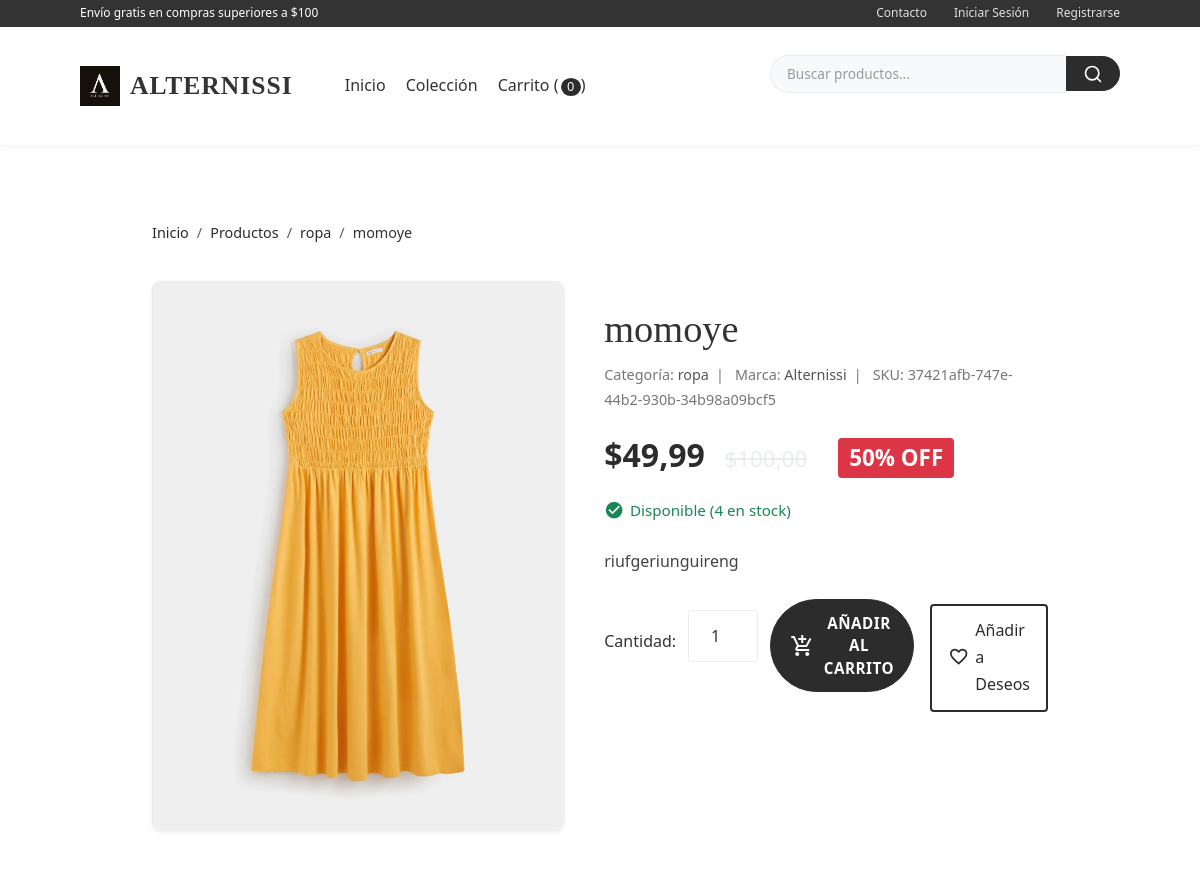
The page /producto/1/momoye/ (upper part) on the database as committed earlier.
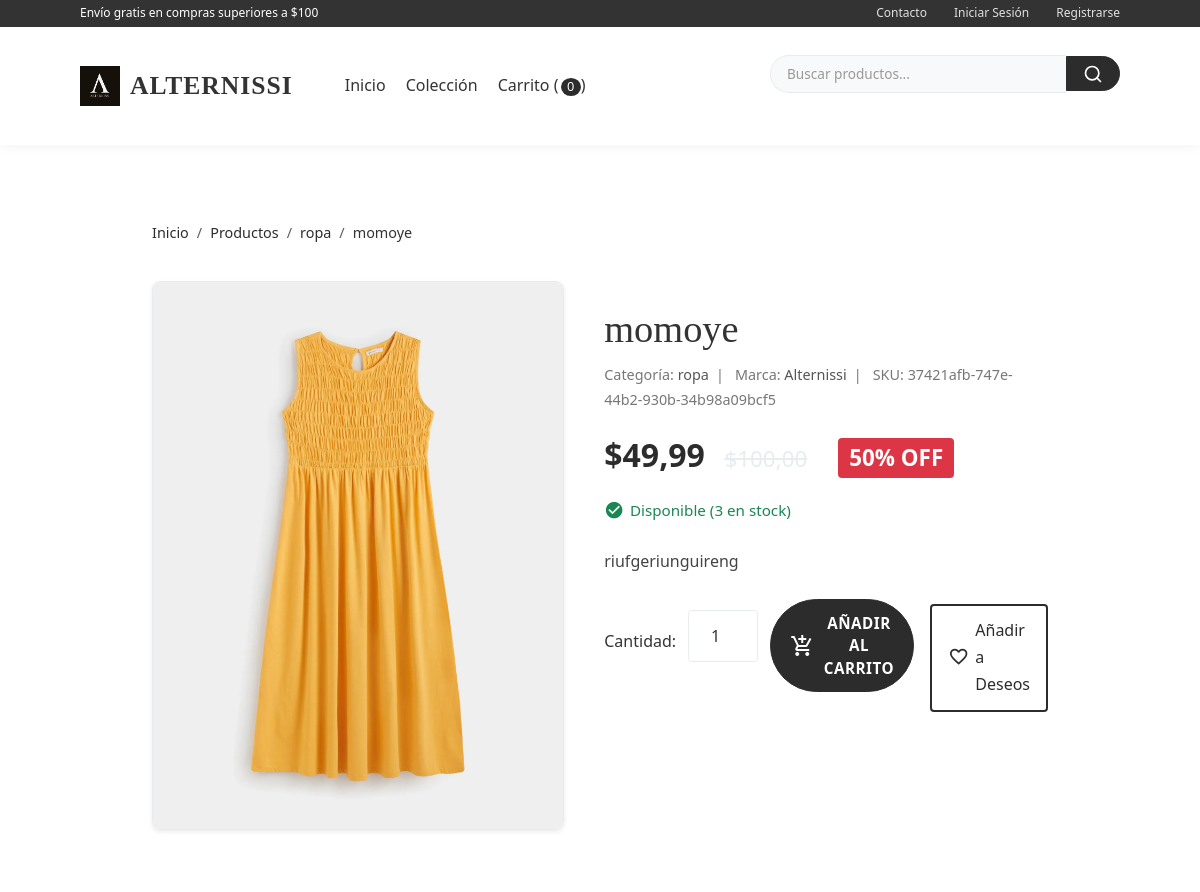
The same page on the database as committed later.
### post/models.py (models this page shows, shortened)
class TimeStampedModel(models.Model):
    creado = models.DateTimeField(auto_now_add=True, db_index=True)
    actualizado = models.DateTimeField(auto_now=True)
    class Meta:
        abstract = True

class Producto(TimeStampedModel):
    class Talla(models.TextChoices):
        XS = 'XS', 'Extra Small'
        S = 'S', 'Small'
        M = 'M', 'Medium'
        L = 'L', 'Large'
        XL = 'XL', 'Extra Large'
        XXL = 'XXL', 'Extra Extra Large'
        U = 'U', 'Única'
    class Genero(models.TextChoices):
        HOMBRE = 'H', 'Hombre'
        MUJER = 'M', 'Mujer'
        UNISEX = 'U', 'Unisex'
        NINO = 'N', 'Niño'
    nombre = models.CharField(max_length=200)
    slug = models.SlugField(max_length=200, unique=True, allow_unicode=True)
    sku = models.CharField(max_length=50, unique=True, editable=False, default=generar_sku)
    descripcion = models.TextField()
    caracteristicas = models.JSONField(default=dict, blank=True)  # Django 5.0+ feature
    precio = models.DecimalField(max_digits=12, decimal_places=2)
    precio_descuento = models.DecimalField(
        max_digits=12,
        decimal_places=2,
        blank=True,
        null=True,
        help_text="Si se especifica, será el precio mostrado como oferta."
    )
    categoria = models.ForeignKey(
        Categoria,
        related_name='productos',
        on_delete=models.PROTECT
    )
    marca = models.ForeignKey(
        Marca,
        related_name='productos',
        on_delete=models.SET_NULL,
        null=True,
        blank=True
    )
    talla = models.CharField(
        max_length=4,
        choices=Talla.choices,
        default=Talla.U
    )
    genero = models.CharField(
        max_length=1,
        choices=Genero.choices,
        default=Genero.UNISEX
    )
    color = models.CharField(max_length=50)
    material = models.CharField(max_length=100)
    stock = models.PositiveIntegerField()
    disponible = models.BooleanField(default=True)
    destacado = models.BooleanField(default=False)
    nuevo = models.BooleanField(default=False)
    etiquetas = models.ManyToManyField('EtiquetaProducto', blank=True)
    class Meta:
        ordering = ['-creado']
        indexes = [
            models.Index(fields=['nombre']),
            models.Index(fields=['precio']),
            models.Index(fields=['disponible']),
            models.Index(fields=['destacado']),
            models.Index(fields=['nuevo']),
            models.Index(fields=['categoria', 'disponible']),
        ]
        constraints = [
            models.CheckConstraint(
                check=Q(precio__gte=0),
                name='precio_positivo'
            ),
            models.CheckConstraint(
                check=Q(precio_descuento__isnull=True) | Q(precio_descuento__lt=F('precio')),
                name='descuento_valido'
            ),
        ]
    def get_absolute_url(self):
        return reverse('tienda:detalle_producto', args=[self.id, self.slug])
    @property
    def tiene_descuento(self):
        return self.precio_descuento is not None and self.precio_descuento < self.precio
    @property
    def precio_actual(self):
        return self.precio_descuento if self.tiene_descuento else self.precio
    @property
    def porcentaje_descuento(self):
        if self.tiene_descuento:
            return int(100 - (self.precio_descuento * 100 / self.precio))
        return 0

class Categoria(TimeStampedModel):
    nombre = models.CharField(max_length=100, unique=True)
    slug = models.SlugField(max_length=100, unique=True, allow_unicode=True)
    descripcion = models.TextField(blank=True)
    imagen = models.ImageField(upload_to='categorias/', blank=True, null=True)
    activo = models.BooleanField(default=True)
    orden = models.PositiveIntegerField(default=0)
    class Meta:
        verbose_name = 'categoría'
        verbose_name_plural = 'categorías'
        ordering = ['orden', 'nombre']
        indexes = [
            models.Index(fields=['nombre']),
            models.Index(fields=['activo']),
        ]
    def get_absolute_url(self):
        return reverse('tienda:productos_por_categoria', args=[self.slug])

class ImagenProducto(TimeStampedModel):
    producto = models.ForeignKey(
        Producto,
        related_name='imagenes',
        on_delete=models.CASCADE
    )
    imagen = models.ImageField(
        upload_to='productos/',
        help_text="Imagen del producto (recomendado 800x800px)"
    )
    orden = models.PositiveIntegerField(default=0)
    principal = models.BooleanField(default=False)
    alt_text = models.CharField(
        max_length=125,
        blank=True,
        help_text="Texto alternativo para accesibilidad (SEO)"
    )
    class Meta:
        ordering = ['orden']
        verbose_name = 'imagen de producto'
        verbose_name_plural = 'imágenes de producto'
        constraints = [
            models.UniqueConstraint(
                fields=['producto', 'principal'],
                condition=Q(principal=True),
                name='unica_imagen_principal'
            )
        ]

class Marca(TimeStampedModel):
    nombre = models.CharField(max_length=100, unique=True)
    slug = models.SlugField(max_length=100, unique=True, allow_unicode=True)
    descripcion = models.TextField(blank=True)
    logo = models.ImageField(upload_to='marcas/', blank=True, null=True)
    activo = models.BooleanField(default=True)
    sitio_web = models.URLField(blank=True)
    class Meta:
        ordering = ['nombre']
        verbose_name_plural = 'marcas'
        indexes = [
            models.Index(fields=['nombre']),
            models.Index(fields=['activo']),
        ]

### post/views.py (the view)
# urls.py: path('producto/<int:pk>/<str:slug>/', views.DetalleProductoView.as_view(), name='detalle_producto'),
class DetalleProductoView(DetailView):
    model = Producto
    template_name = 'post/detalle_producto.html' # Corrected path
    context_object_name = 'producto'
    def get_queryset(self):
        return super().get_queryset().filter(disponible=True).select_related('categoria', 'marca').prefetch_related('imagenes').annotate(
            annotated_avg_rating=Avg('resenas__calificacion', filter=Q(resenas__aprobado=True)),
            annotated_count_reviews=Count('resenas', filter=Q(resenas__aprobado=True))
        )
    def get_context_data(self, **kwargs):
        context = super().get_context_data(**kwargs)
        producto = self.get_object()
        from .models import Pedido
        resenas = producto.resenas.filter(aprobado=True).select_related('cliente').annotate(
            compra_verificada=Exists(
                Pedido.objects.filter(
                    cliente=OuterRef('cliente'),
                    detalles__producto=OuterRef('producto'),
                    estado=Pedido.Estado.COMPLETADO
                )
            )
        )
        context['resenas'] = resenas
        context['resena_form'] = ResenaForm()
        context['productos_relacionados'] = Producto.objects.filter(
            categoria=producto.categoria,
            disponible=True
        ).exclude(id=producto.id).prefetch_related('imagenes').annotate(
            annotated_avg_rating=Avg('resenas__calificacion', filter=Q(resenas__aprobado=True)),
            annotated_count_reviews=Count('resenas', filter=Q(resenas__aprobado=True))
        )[:4]
        return context

### post/forms.py
class ResenaForm(forms.ModelForm):
    class Meta:
        model = Resena
        fields = ('titulo', 'comentario', 'calificacion')
        widgets = {
            'titulo': forms.TextInput(attrs={'class': 'form-control', 'placeholder': 'Ej: Excelente producto'}),
            'comentario': forms.Textarea(attrs={'rows': 5, 'class': 'form-control', 'placeholder': 'Cuéntanos tu experiencia...'}),
            'calificacion': forms.RadioSelect(choices=[(i, f'{i} estrellas') for i in range(1, 6)]),
        }

### post/context_processors.py (called while the page is built)
def tienda_config_processor(request):
    config = ConfiguracionTienda.obtener_configuracion()
    moneda_simbolo_global = '$'
    if config and hasattr(config, 'simbolo_moneda') and config.simbolo_moneda:
        moneda_simbolo_global = config.simbolo_moneda
    return {
        'tienda_config': config,
        'moneda_simbolo_global': moneda_simbolo_global
    }

### post/models.py (called while the page is built)
    @classmethod
    def obtener_configuracion(cls):
        return cls.objects.filter(activo=True).first()

### post/templates/post/detalle_producto.html (shortened to what this page needs)
{% extends "post/base.html" %}
{% load static %}
{% load humanize %}
{% block content %}
<div class="container mt-4">
    <nav aria-label="breadcrumb">
        <ol class="breadcrumb">
            <li class="breadcrumb-item"><a href="{% url 'tienda:inicio' %}">Inicio</a></li>
            <li class="breadcrumb-item"><a href="{% url 'tienda:lista_productos' %}">Productos</a></li>
            {% if producto.categoria %}
            <li class="breadcrumb-item"><a href="{{ producto.categoria.get_absolute_url }}">{{ producto.categoria.nombre }}</a></li>
            {% endif %}
            <li class="breadcrumb-item active" aria-current="page">{{ producto.nombre }}</li>
        </ol>
    </nav>
    <div class="product-detail-layout">
        <div class="product-detail__image-gallery">
            <div class="main-image">
                {% if producto.imagenes.first %}
                    <img src="{{ producto.imagenes.first.imagen.url }}" alt="{{ producto.imagenes.first.alt_text|default:producto.nombre }}" id="mainProductImage">
                {% else %}
                    <img src="{% static 'post/images/placeholder.png' %}" alt="Imagen no disponible" id="mainProductImage">
                {% endif %}
            </div>
        </div>
        <div class="product-detail__info">
            <h1>{{ producto.nombre }}</h1>
            <div class="product-detail__meta">
                {% if producto.categoria %}
                    <span>Categoría: <a href="{{ producto.categoria.get_absolute_url }}">{{ producto.categoria.nombre }}</a></span>
                {% endif %}
                {% if producto.marca %}
                    <span>Marca: <a href="{% url 'tienda:productos_por_marca' marca_slug=producto.marca.slug %}">{{ producto.marca.nombre }}</a></span>
                {% endif %}
                {% if producto.sku %}
                    <span>SKU: {{ producto.sku }}</span>
                {% endif %}
            </div>
            <p class="product-detail__price">
                {% if producto.tiene_descuento %}
                    <span>${{ producto.precio_actual|floatformat:2 }}</span>
                    <span class="original-price">${{ producto.precio|floatformat:2 }}</span>
                    {% if producto.porcentaje_descuento > 0 %}
                        <span class="discount-badge">{{ producto.porcentaje_descuento|floatformat:0 }}% OFF</span>
                    {% endif %}
                {% else %}
                    <span>${{ producto.precio_actual|floatformat:2 }}</span>
                {% endif %}
            </p>
            <p class="stock-info {% if producto.stock > 0 and producto.disponible %}disponible{% else %}agotado{% endif %}">
                {% if producto.stock > 0 and producto.disponible %}
                    <span class="material-icons">check_circle</span> Disponible ({{ producto.stock }} en stock)
                {% else %}
                    <span class="material-icons">cancel</span> Agotado
                {% endif %}
            </p>
            <div class="product-detail__description">
                <p>{{ producto.descripcion|linebreaksbr }}</p>
            </div>
            {% if producto.stock > 0 and producto.disponible %}
            <div class="product-detail__actions">
                <form action="{% url 'tienda:agregar_al_carrito' producto_id=producto.id %}" method="post" class="add-to-cart-form">
                    <label for="cantidad">Cantidad:</label>
                    <input type="number" name="cantidad" id="cantidad" value="1" min="1" max="{{ producto.stock }}" aria-label="Cantidad">
                    <button type="submit" class="btn btn-primary"><span class="material-icons">add_shopping_cart</span>Añadir al Carrito</button>
                </form>
                <a href="{% url 'tienda:agregar_a_lista_deseos' producto_id=producto.id %}" class="wishlist-btn" title="Añadir a Lista de Deseos">
                    <span class="material-icons">favorite_border</span> <span class="d-none d-md-inline">Añadir a Deseos</span>
                </a>
            </div>
            {% endif %}
        </div>
    </div>
</div>
{% endblock %}

Rows that differ between the two databases and show on the page:
changed Producto "momoye": stock "4" → "3"
